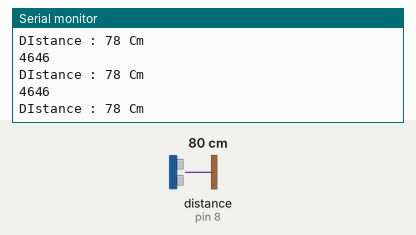
The sketch below on a simulated Arduino Uno, built with avr-gcc and run on an emulated ATmega328P. Parts: the last lines printed to the serial monitor. Wiring (inferred from the names in the program): ultrasonic range finder: trigger pin 9; echo pin 8. Inputs (shaded band) come from the test bench; at power-on: distance to the obstacle (sensor on pin 8) 80 cm. The echo pulse lasts 58.3 µs per cm.

Above: at 1.2 s.
1.3 s: distance to the obstacle (sensor on pin 8) set to 250 cm
At 1.39 s:
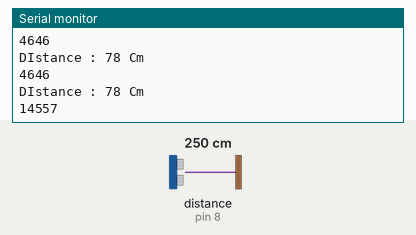
4.3 s: distance to the obstacle (sensor on pin 8) set to 2 cm
At 4.49 s:
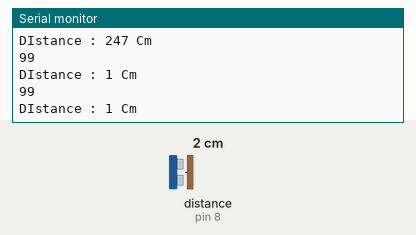
5.8 s: distance to the obstacle (sensor on pin 8) set to 35 cm
At 5.8 s:
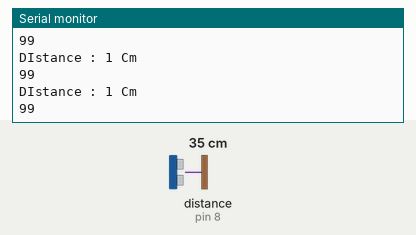
8.8 s: distance to the obstacle (sensor on pin 8) set to 250 cm
At 8.9 s:
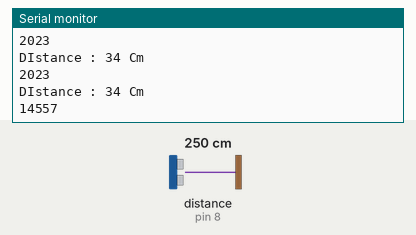
Timing chart, 0 to 11.8 s (numbered marks = the images above; inputs shaded):
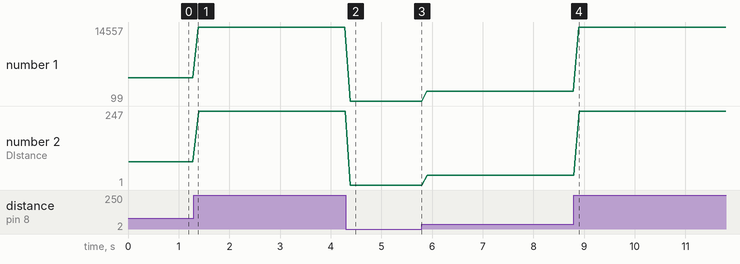

Measured:
- after the input at 1.3 s, the serial monitor: prints a new line after 0.09 s (image 1)
- after the input at 4.3 s, the serial monitor: prints a new line after 0.08 s (image 2)
- after the input at 8.8 s, the serial monitor: prints a new line after 0.10 s (image 4)
- plotted number 1: 4646 → 14557 after the input at 1.3 s, 14557 → 99 after the input at 4.3 s, 99 → 2023 after the input at 5.8 s, 2023 → 14557 after the input at 8.8 s
- plotted number 2: 78 → 247 after the input at 1.3 s, 247 → 1 after the input at 4.3 s, 1 → 34 after the input at 5.8 s, 34 → 247 after the input at 8.8 s

The sketch:

Yes_brand_Ultrasonic.ino
```cpp
#define TRIG 9 //TRIG 초음파 보냄
#define ECHO 8 //ECHO 초음파 받음

void setup() {

  Serial.begin(9600); //PC모니터로 센서값을 확인을 위한 시리얼 통신
  pinMode(TRIG, OUTPUT); //초음파를 보낸다.
  pinMode(ECHO, INPUT);  //초음파를 받는다.
}

void loop()
{
  long duration, distance;

  digitalWrite(TRIG, LOW);
  delayMicroseconds(2); //delay보다 짧은 것
  digitalWrite(TRIG, HIGH);
  delayMicroseconds(10);
  digitalWrite(TRIG, LOW);

  duration = pulseIn (ECHO, HIGH); //초음파의 시간
  distance = duration * 17 / 1000; //초음파센서의 거리값 및 계산값 [CM]

  Serial.println(duration);
  Serial.print("\nDIstance : "); //초음파의 시간

  Serial.print(distance);
  Serial.println(" Cm"); //초음파센서의 거리값 및 계산값 [CM]

  delay(100); //0.1초마다 측정값을 보여줍니다.
}
```
